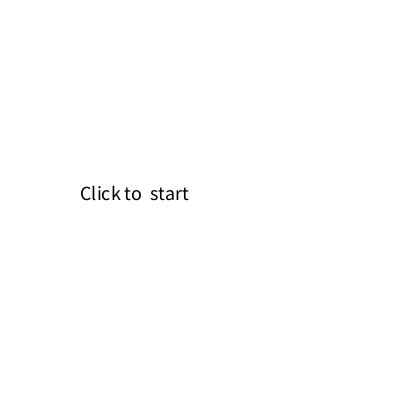
Frame 1 (no input)
Frame 60 (the mouse pressed at the canvas centre just before this capture): identical to frame 1, image omitted
Frame 120 (the mouse held since frame 60 and released just before this capture): blank canvas, image omitted

The Processing sketch that drew this single still picture (run headless with seeded random() and noise(); from frame 60 on, the mouse is pressed at the canvas centre):

// Processing sketch: week11_4_many_state
// ── week11_4_many_state.pde
int state = 0;
void setup(){
  size(400,400);
}
void draw(){
  if(state==0){//第0關白色
    background(255);
    textSize(20);
    fill(0); text("Click to  start",80,200);
  }else if(state==1){//第1關紅色
    background(255,0,0);
  }else if(state==2){//第2關藍色
    background(0,0,255);
  }
}
void mousePressed(){
  if(state==0) state=1;
}
